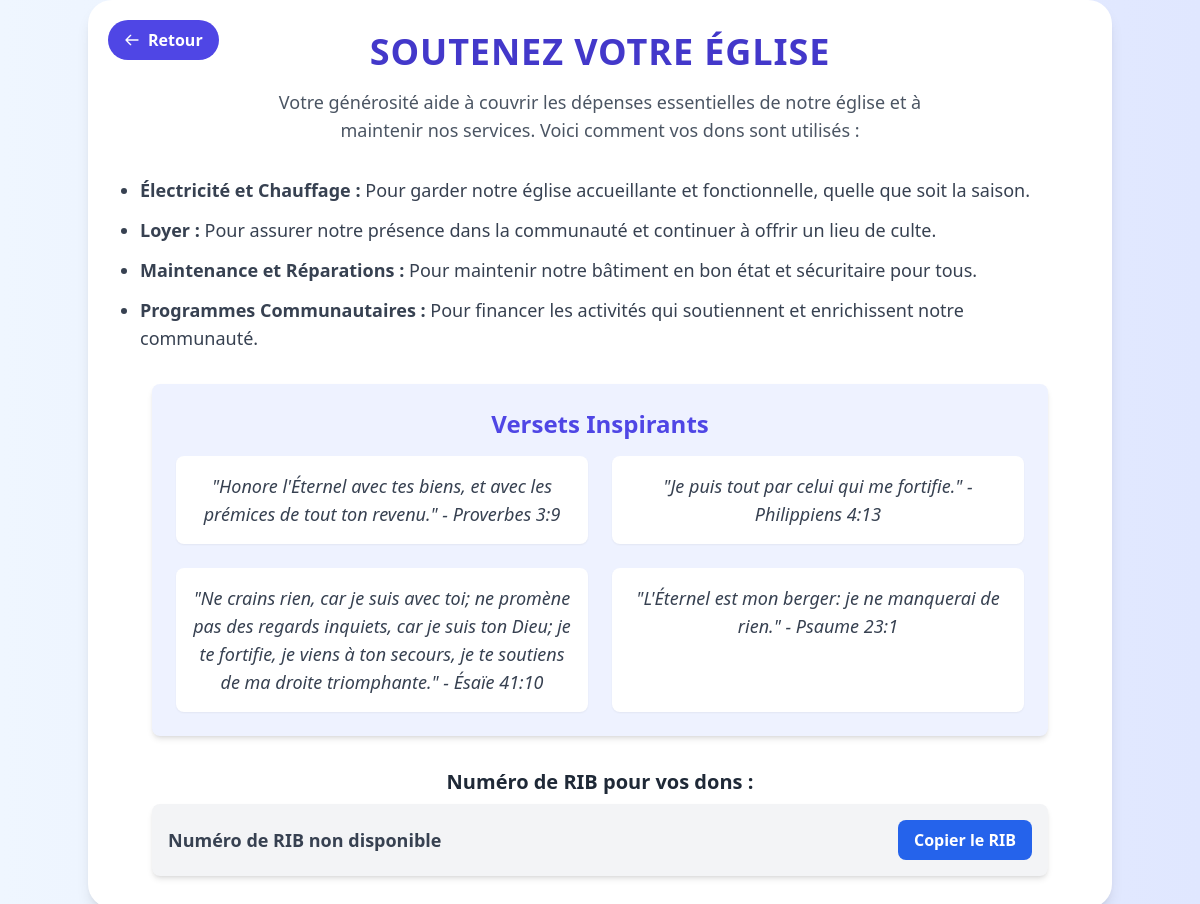
The app's page /donate/, older data.
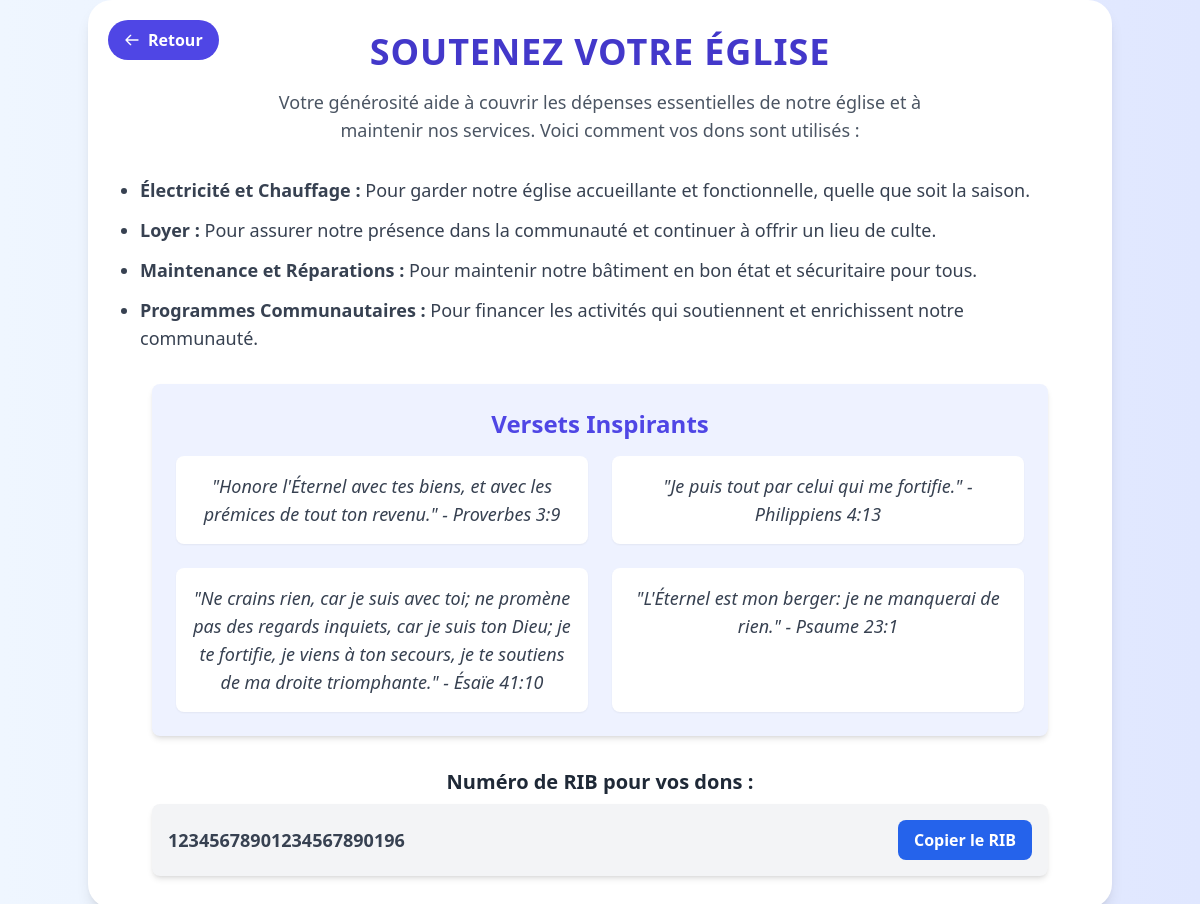
The same page, newer data.
### app/models.py (models this page shows, shortened)
class ChurchInfo(models.Model):
    name = models.CharField(max_length=255, verbose_name="Nom de l'église", blank=False)
    street_number = models.CharField(max_length=10, verbose_name="Numéro de rue", blank=False)
    street_name = models.CharField(max_length=255, verbose_name="Nom de la rue", blank=False)
    city = models.CharField(max_length=255, verbose_name="Ville", blank=False)
    postal_code = models.CharField(max_length=10, verbose_name="Code postal", blank=False)
    country = models.CharField(max_length=255, verbose_name="Pays", blank=False)
    phone = models.CharField(max_length=20, verbose_name="Téléphone", blank=False)
    mobile_phone = models.CharField(max_length=20, verbose_name="Téléphone portable", blank=False)
    rib_number = models.CharField(max_length=34, verbose_name="Numéro RIB", blank=False)
    email = models.EmailField(verbose_name="Email", blank=False)  # Nouveau champ pour email
    facebook = models.URLField(verbose_name="Facebook", blank=True)
    instagram = models.URLField(verbose_name="Instagram", blank=True)
    twitter = models.URLField(verbose_name="Twitter", blank=True)
    youtube = models.URLField(verbose_name="YouTube", blank=True)  # Nouveau champ pour YouTube
    google_maps_url = models.URLField(verbose_name="Google Maps URL", blank=True)  # Nouveau champ pour Google Maps
    class Meta:
        verbose_name = "Information de l'église"
        verbose_name_plural = "Informations de l'église"

### app/views.py (the view)
# urls.py: path('donate/', views.donate, name='donate'),
def donate(request):
    church_info = ChurchInfo.objects.first()  # Supposons qu'il n'y a qu'une seule entrée pour l'église
    rib_number = church_info.rib_number if church_info else "Numéro de RIB non disponible"
    return render(request, 'donate.html', {'rib_number': rib_number})

### app/templates/donate.html (shortened to what this page needs)
{% load static tailwind_tags %}
<!DOCTYPE html>
<html lang="fr">
<head>
    {% tailwind_css %}
</head>
<body class="bg-gradient-to-r from-blue-50 to-indigo-100 flex justify-center items-center min-h-screen">
    <div class="max-w-4xl bg-white rounded-3xl shadow-lg overflow-hidden md:max-w-5xl w-full p-8 relative transform transition-all hover:scale-105 duration-300">
        <a href="/"
           class="absolute top-5 left-5 bg-indigo-600 text-white font-bold py-2 px-4 rounded-full hover:bg-indigo-700 transition duration-300 flex items-center">
            <svg class="w-4 h-4 mr-2 animate-pulse" fill="none" stroke="currentColor" viewBox="0 0 24 24" xmlns="http://www.w3.org/2000/svg">
                <path stroke-linecap="round" stroke-linejoin="round" stroke-width="2" d="M10 19l-7-7m0 0l7-7m-7 7h18"></path>
            </svg>
            Retour
        </a>
        <div class="md:flex flex-col items-center text-center space-y-8">
            <div>
                <h1 class="uppercase tracking-wide text-4xl text-indigo-700 font-extrabold mb-4">Soutenez votre église</h1>
                <p class="text-lg text-gray-600 max-w-2xl mx-auto">Votre générosité aide à couvrir les dépenses essentielles de notre église et à maintenir nos services. Voici comment vos dons sont utilisés :</p>
            </div>
            <ul class="list-disc pl-5 mt-4 text-lg text-gray-700 text-left space-y-3">
                <li><strong>Électricité et Chauffage :</strong> Pour garder notre église accueillante et fonctionnelle, quelle que soit la saison.</li>
                <li><strong>Loyer :</strong> Pour assurer notre présence dans la communauté et continuer à offrir un lieu de culte.</li>
                <li><strong>Maintenance et Réparations :</strong> Pour maintenir notre bâtiment en bon état et sécuritaire pour tous.</li>
                <li><strong>Programmes Communautaires :</strong> Pour financer les activités qui soutiennent et enrichissent notre communauté.</li>
            </ul>
            <div class="bg-indigo-50 p-6 rounded-lg shadow-md w-full max-w-4xl">
                <h2 class="text-2xl font-bold text-indigo-600 mb-4">Versets Inspirants</h2>
                <div class="grid grid-cols-1 md:grid-cols-2 gap-6">
                    <div class="bg-white p-4 rounded-lg shadow-sm transform hover:-translate-y-1 transition">
                        <p class="text-gray-700 text-lg italic">"Honore l'Éternel avec tes biens, et avec les prémices de tout ton revenu." - Proverbes 3:9</p>
                    </div>
                    <div class="bg-white p-4 rounded-lg shadow-sm transform hover:-translate-y-1 transition">
                        <p class="text-gray-700 text-lg italic">"Je puis tout par celui qui me fortifie." - Philippiens 4:13</p>
                    </div>
                    <div class="bg-white p-4 rounded-lg shadow-sm transform hover:-translate-y-1 transition">
                        <p class="text-gray-700 text-lg italic">"Ne crains rien, car je suis avec toi; ne promène pas des regards inquiets, car je suis ton Dieu; je te fortifie, je viens à ton secours, je te soutiens de ma droite triomphante." - Ésaïe 41:10</p>
                    </div>
                    <div class="bg-white p-4 rounded-lg shadow-sm transform hover:-translate-y-1 transition">
                        <p class="text-gray-700 text-lg italic">"L'Éternel est mon berger: je ne manquerai de rien." - Psaume 23:1</p>
                    </div>
                </div>
            </div>
            <div class="w-full max-w-4xl mt-6">
                <label class="block text-xl font-bold text-gray-800 mb-2">Numéro de RIB pour vos dons :</label>
                <div class="flex items-center justify-between bg-gray-100 p-4 rounded-lg shadow-md">
                    <p class="text-lg font-semibold text-gray-700">{{ rib_number }}</p>
                    <button onclick="navigator.clipboard.writeText('{{ rib_number }}')" class="bg-blue-600 hover:bg-blue-700 text-white font-bold py-2 px-4 rounded-lg ml-4">
                        Copier le RIB
                    </button>
                </div>
            </div>
        </div>
    </div>
</body>
</html>

Row changes from the older to the newer data that the page shows:
added ChurchInfo: rib_number "12345678901234567890196"
Text that changed along with them:
{{ rib_number }}: "Numéro de RIB non disponible" → (not shown)
